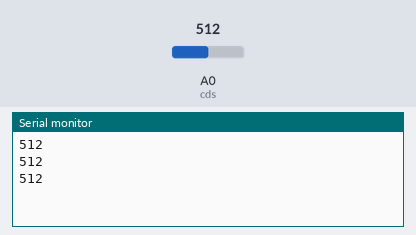
Simulated run of this sketch. Board: Arduino Uno, built with avr-gcc and run on an emulated ATmega328P. Shown: the last lines printed to the serial monitor. The inputs (shaded band) are chosen by the test bench; at power-on: A0 (cds) = 512.

Above: at 1.3 s.
1.4 s: A0 (cds) set to 716
At 1.9 s:
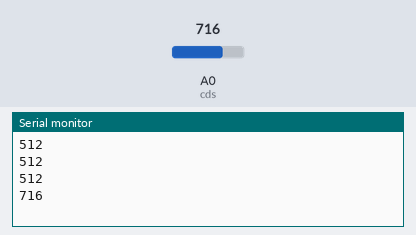
2.9 s: A0 (cds) set to 900
At 3.4 s:
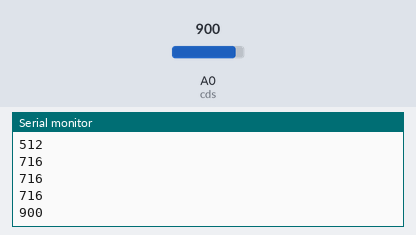
Timing chart, 0 to 5.9 s (numbered marks = the images above; inputs shaded):
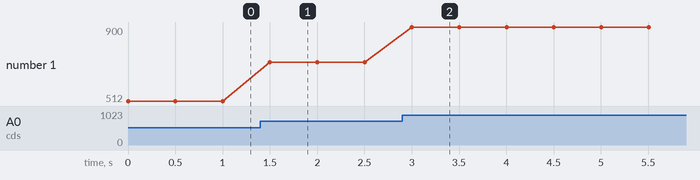

Measured:
- after the input at 1.4 s, the serial monitor: prints a new line after 0.10 s (image 1)
- after the input at 2.9 s, the serial monitor: prints a new line after 0.10 s (image 2)
- plotted number 1: 512 → 716 after the input at 1.4 s, 716 → 900 after the input at 2.9 s

The sketch:

cds_photo.ino
```cpp
int cds = A0;
void setup() {
  pinMode(cds, INPUT);
  Serial.begin(9600);
}

void loop() {
  int val = analogRead(cds);
  Serial.println(val);
  delay(500);
}
```
